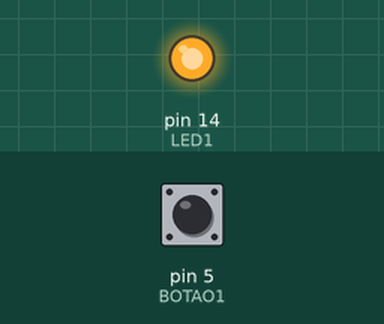
Bench run of a sketch on a simulated Arduino Uno, built with avr-gcc and run on an emulated ATmega328P. Shown: output pins drawn as LEDs (lit = HIGH). The inputs (shaded band) are chosen by the test bench; at power-on: pin 5 (BOTAO1) HIGH.

Above: at 1.2 s.
1.3 s: pin 5 (BOTAO1) pulled LOW for 3.2 s
At 5.1 s:
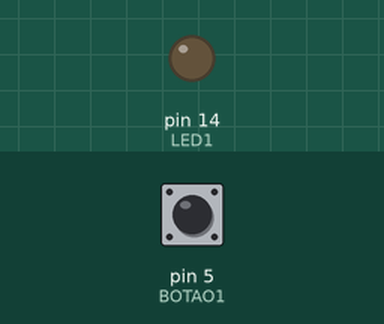
6.0 s: pin 5 (BOTAO1) pulled LOW for 0.15 s
At 6.4 s:
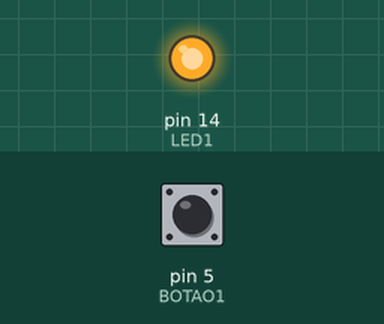
Timing chart, 0 to 9.0 s (numbered marks = the images above; inputs shaded):
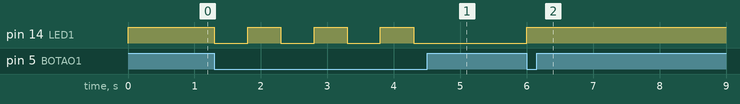

The sketch:

Exercicio_2.ino
```cpp
// Nome: Mauricio Rosalino Junior
// Exercicio 2:

#define LED1 14
#define LED_LIGADO 0
#define LED_DESLIGADO 1
#define BOTAO1 5
#define BOTAO_LIGADO 0
#define BOTAO_DESLIGADO 1
int b = 0;

void inicializa_hardware(){
  pinMode(LED1, OUTPUT);
  digitalWrite(LED1, LED_DESLIGADO);
  pinMode(BOTAO1, INPUT_PULLUP);
}
void setup() {
  inicializa_hardware();
}
void loop() {
  if(digitalRead(BOTAO1) == BOTAO_LIGADO && b == 0){
    digitalWrite(LED1, LED_LIGADO);
    b = 1;
    delay(500);
    }
    if(digitalRead(BOTAO1) == BOTAO_LIGADO && b == 1){
     digitalWrite(LED1, LED_DESLIGADO);
    b = 0;
    delay(500);
    }
}
```

Measured:
- after the input at 1.3 s, pin 14 (LED1): alternates HIGH for 0.50 s and LOW for 0.50 s, 7 changes in all, then stays LOW, starting at once
- after the input at 6.0 s, pin 14 (LED1): LOW → HIGH at once
